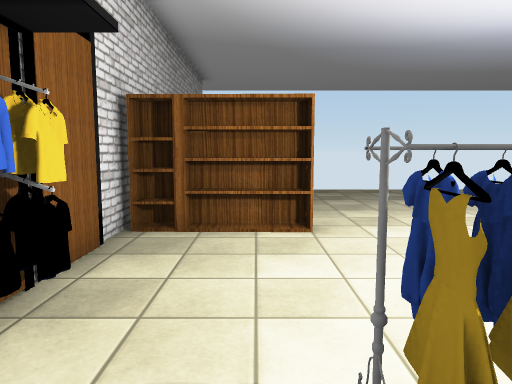
View 1 (above)

12 first-person views from a walk through a Unity game level. The camera is 1.4 m above the floor, tilts 6° down and sees 70° across. The floor is counted in squares, 1 m on a side. Each view is taken from the middle of a square. On the plan, view 1 faces up. The plan holds only what a view shows up to about 16 squares ahead; the rest is blank. The place goes on beyond the plan. Some surface patterns are stand-ins.

View 2
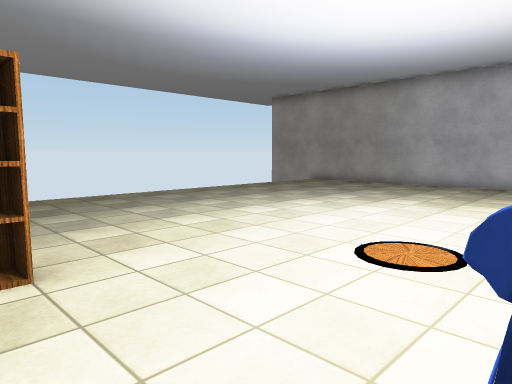

View 3
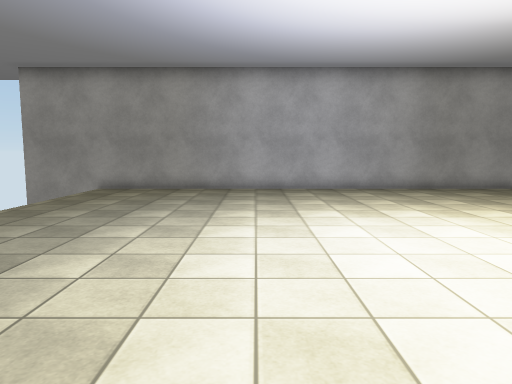

View 4
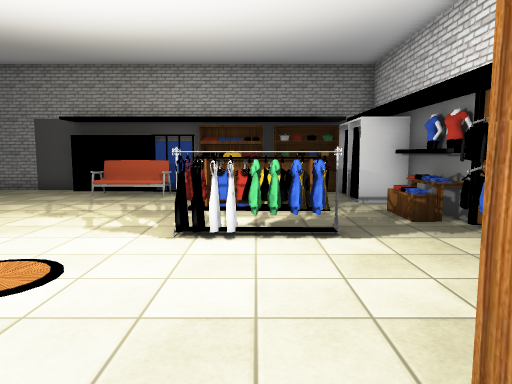

View 5
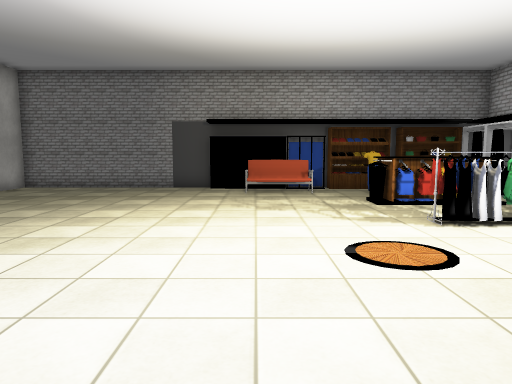

View 6
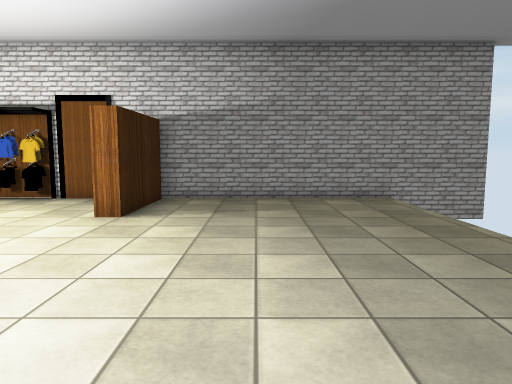

View 7
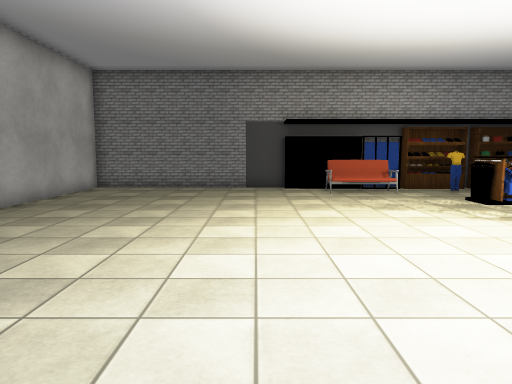

View 8
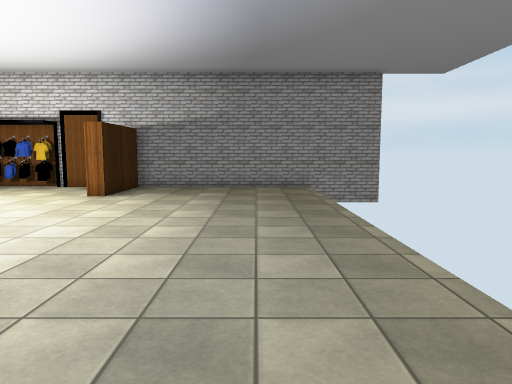

View 9
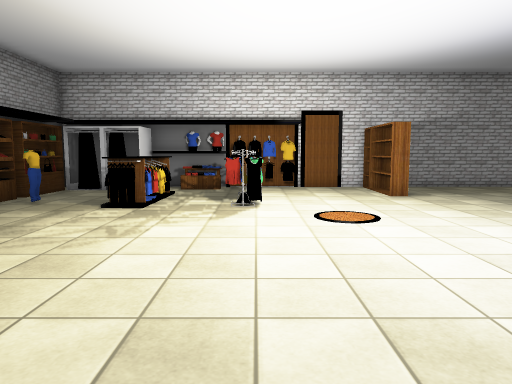

View 10
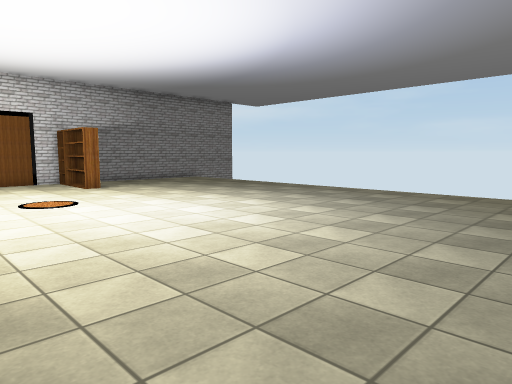

View 11
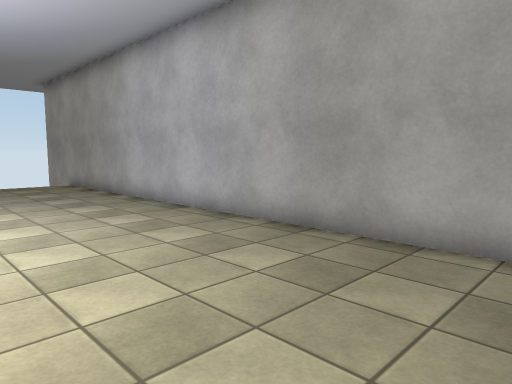

View 12
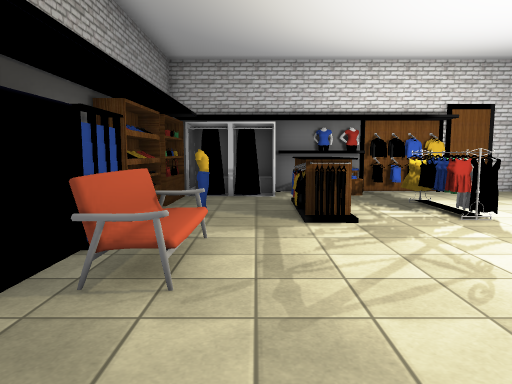

### Floor plan
Key: @ floor where view 1 was taken; # wall or solid block; . floor; = window, fence, low wall or low ledge; ^ raised ledge; O other object.
Columns run from 3 left of view 1 to 17 right of it. Each row starts with its distance up from view 1.
 15 #                   #
 14 #...................#
 13 #...................#
 12 #...................#
 11 #...................#
 10 #...................#
  9 #...................#
  8 #...................#
  7 #####...............#
  6 #...................#
  5 #...................#
  4 #...................#
  3 ##..................#
  2  #..=#=.............#
  1  #..##=.............#
  0  #.@................#
 -1  #.#^^^.............#
 -2  #. ^^^.............#
 -3  ##.................#
 -4  ##...#.=O=.........#
 -5   #.....###.........#
 -6   ###################

Positions as (right, up) in squares from view 1, and headings:
1: (0, 0), facing up
2: (0, 2), facing up-right
3: (2, 8), facing right
4: (2, 8), facing down
5: (7, 9), facing down
6: (9, 10), facing left
7: (10, 9), facing down
8: (13, 12), facing left
9: (13, 2), facing left
10: (16, 1), facing up-left
11: (11, -3), facing up-right
12: (11, -3), facing left
